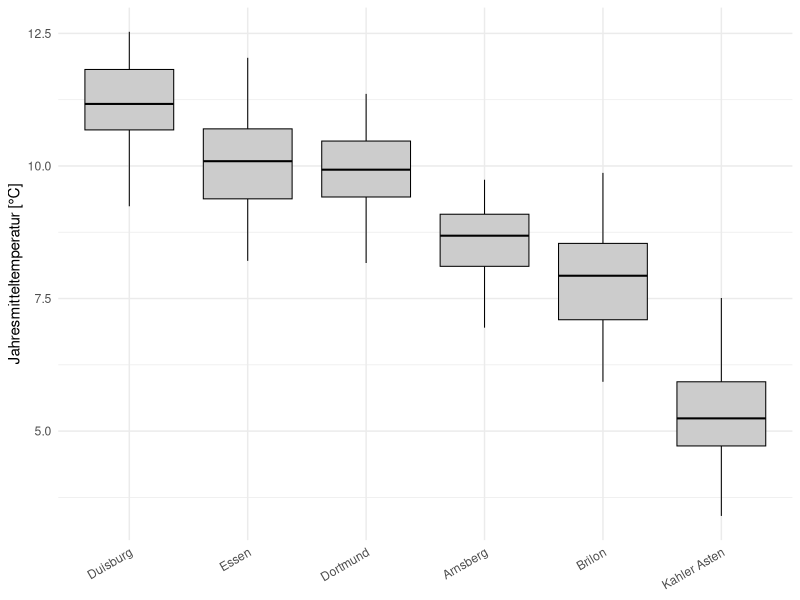
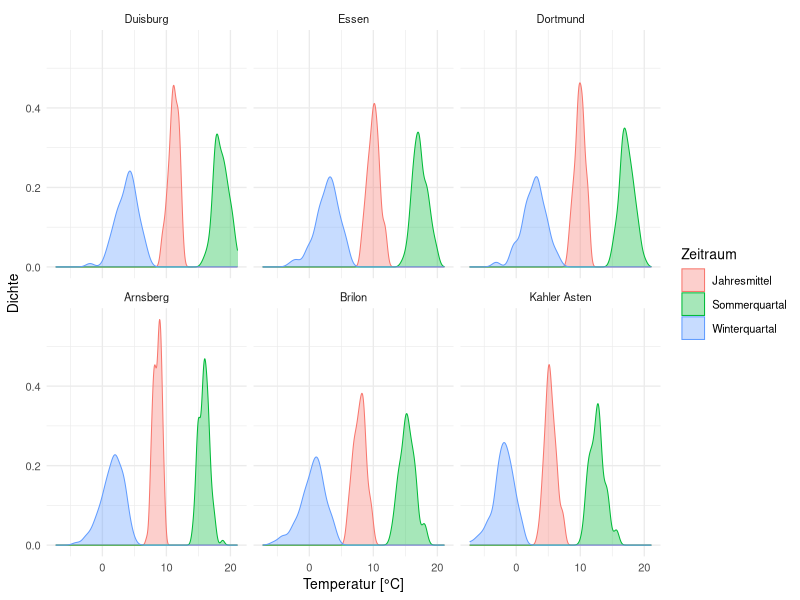
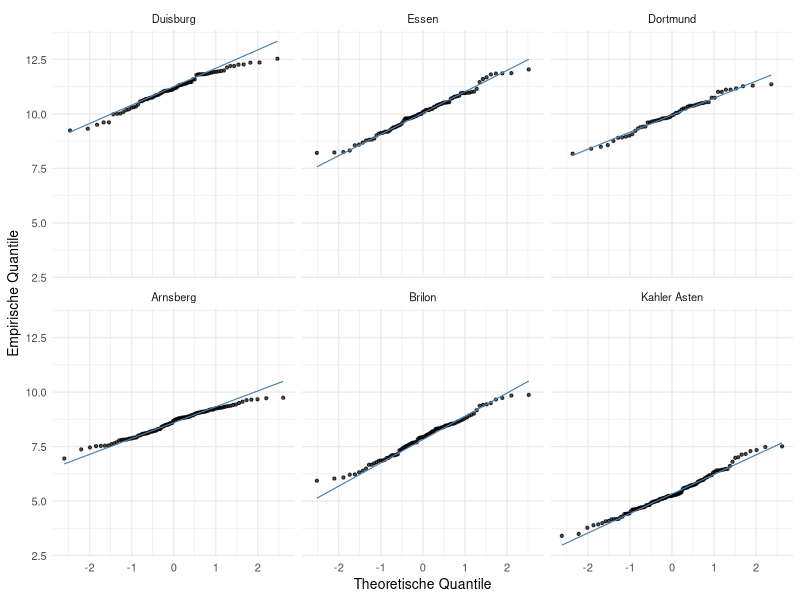
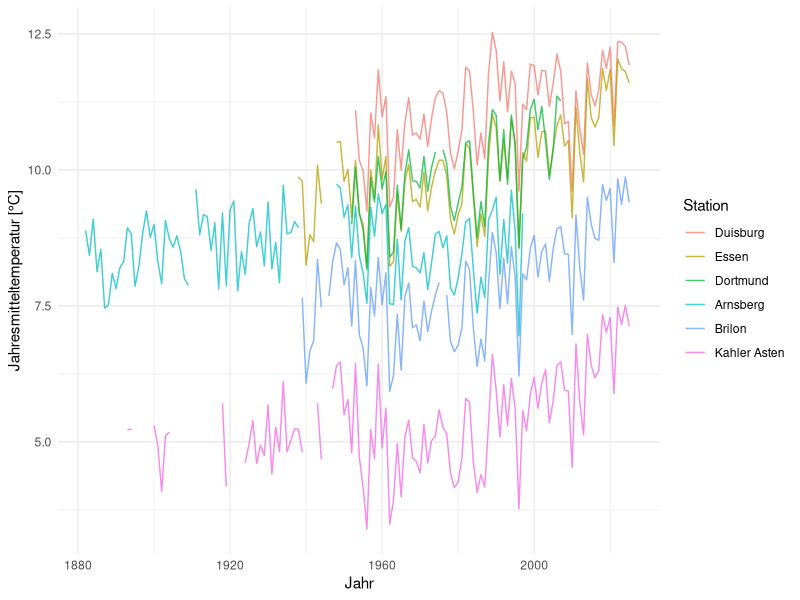

Write R code to recreate these figures, in order.
# ============================================================
# 02 - Deskriptive Analyse
# Univariate/bivariate Kennzahlen, Verteilungsform je Station
# ============================================================

library(dplyr)
library(readr)
library(tidyr)
library(ggplot2)
library(patchwork)

df_weather <- read_csv("data/weather_clean.csv", show_col_types = FALSE) %>%
  mutate(station = factor(station,
    levels = c("Duisburg", "Essen", "Dortmund", "Arnsberg", "Brilon", "Kahler Asten")))

dir.create("plots", showWarnings = FALSE)

# ---- 1. Deskriptive Kennzahlen je Station (Jahres-, Winter-, Sommermittel) ----
descriptive_stats <- df_weather %>%
  select(station, annual, winter_djf, summer_jja) %>%
  pivot_longer(-station, names_to = "variable", values_to = "value") %>%
  group_by(station, variable) %>%
  summarise(
    n = sum(!is.na(value)),
    mean = mean(value, na.rm = TRUE),
    median = median(value, na.rm = TRUE),
    sd = sd(value, na.rm = TRUE),
    mad = mad(value, na.rm = TRUE),
    iqr = IQR(value, na.rm = TRUE),
    .groups = "drop"
  )

write_csv(descriptive_stats, "data/descriptive_stats.csv")
print(descriptive_stats, n = 20)

# ---- 2. Boxplots je Station (Ausreißer, Verteilungslage) ----
boxplot_annual <- ggplot(df_weather, aes(x = station, y = annual)) +
  geom_boxplot(fill = "grey80", color = "black", linewidth = 0.35,
               outlier.size = 1.2, outlier.alpha = 0.8) +
  labs(x = NULL, y = "Jahresmitteltemperatur [°C]") +
  theme_minimal(base_size = 11) +
  theme(axis.text.x = element_text(angle = 30, hjust = 1))

ggsave("plots/boxplot_annual.png", boxplot_annual, width = 6, height = 4, dpi = 150, bg = "white")

# ---- 3. Verteilungsform prüfen: KDE + QQ-Plot je Station ----
df_long <- df_weather %>%
  select(station, annual, winter_djf, summer_jja) %>%
  pivot_longer(c(annual, winter_djf, summer_jja), names_to = "type", values_to = "temperature") %>%
  mutate(type = recode(type,
    annual = "Jahresmittel", winter_djf = "Winterquartal", summer_jja = "Sommerquartal"))

kde_plot <- ggplot(df_long, aes(x = temperature, fill = type, color = type)) +
  geom_density(alpha = 0.35, linewidth = 0.35, na.rm = TRUE) +
  facet_wrap(~station, ncol = 3) +
  labs(x = "Temperatur [°C]", y = "Dichte", fill = "Zeitraum", color = "Zeitraum") +
  theme_minimal(base_size = 10)

ggsave("plots/kde_by_station.png", kde_plot, width = 8, height = 5, dpi = 150, bg = "white")

qq_plot <- ggplot(df_weather, aes(sample = annual)) +
  stat_qq(size = 0.8, alpha = 0.7) +
  stat_qq_line(linewidth = 0.4, color = "steelblue") +
  facet_wrap(~station, ncol = 3) +
  labs(x = "Theoretische Quantile", y = "Empirische Quantile") +
  theme_minimal(base_size = 10)

ggsave("plots/qq_annual.png", qq_plot, width = 8, height = 5, dpi = 150, bg = "white")

# ---- 4. Zeitreihe (Jahresmittel je Station) ----
timeseries_plot <- ggplot(df_weather, aes(x = year, y = annual, color = station)) +
  geom_line(alpha = 0.75) +
  labs(x = "Jahr", y = "Jahresmitteltemperatur [°C]", color = "Station") +
  theme_minimal(base_size = 11)

ggsave("plots/timeseries_annual.png", timeseries_plot, width = 7, height = 4, dpi = 150, bg = "white")

cat("EDA abgeschlossen. Plots in plots/, Kennzahlen in data/descriptive_stats.csv\n")
cat("Verteilungsform: Histogramme/KDE zeigen je Station eine annähernd glockenförmige\n")
cat("Verteilung, QQ-Plots liegen nahe der Diagonalen -> Normalverteilung approximativ plausibel.\n")
